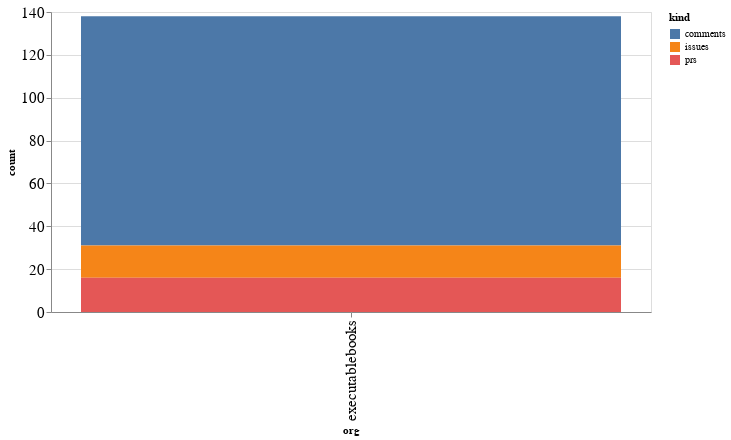

Notebook source saved alongside this figure:
### Code cell
alt.Chart(org_summaries, width=600).mark_bar().encode(
    x='org',
    y='count',
    color='kind',
    tooltip="org"
)

### Figure 1 — Vega-Lite specification as saved in the notebook (floating-point values rounded to 4 significant figures)
{"config": {"axisLeft": {"labelFontSize": 15}, "axisBottom": {"labelFontSize": 15}}, "data": {"name": "data-9592219411e2948f72ab91e34e015f9f"}, "mark": "bar", "encoding": {"color": {"type": "nominal", "field": "kind"}, "tooltip": {"type": "nominal", "field": "org"}, "x": {"type": "nominal", "field": "org"}, "y": {"type": "quantitative", "field": "count"}}, "width": 600, "$schema": "https://vega.github.io/schema/vega-lite/v4.8.1.json", "datasets": {"data-9592219411e2948f72ab91e34e015f9f": [{"org": "executablebooks", "kind": "comments", "count": 107}, {"org": "executablebooks", "kind": "issues", "count": 15}, {"org": "executablebooks", "kind": "prs", "count": 16}]}}
